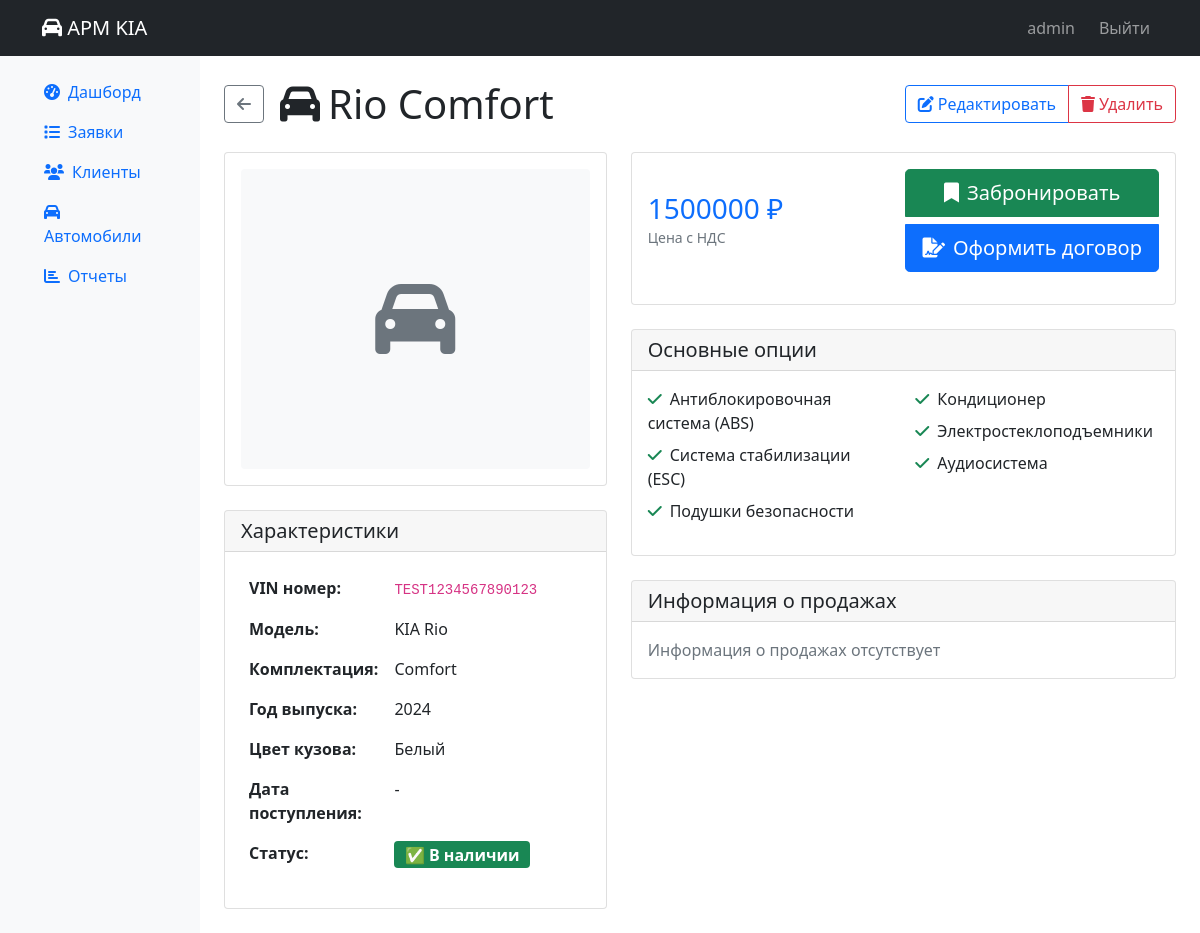
Screenshot of /sales/cars/1/ (signed in) with the database file from the repository.
### sales/models.py (models this page shows, shortened)
class Car(models.Model):
    STATUS_CHOICES = [
        ('in_stock', '✅ В наличии'),
        ('in_transit', '🚚 В пути'),
        ('reserved', '🔒 Забронирован'),
        ('sold', '💰 Продан'),
    ]
    vin = models.CharField(max_length=17, unique=True, verbose_name='VIN')
    model_name = models.CharField(max_length=100, verbose_name='Модель')
    trim_level = models.CharField(max_length=100, verbose_name='Комплектация')
    color_exterior = models.CharField(max_length=50, verbose_name='Цвет кузова')
    color_interior = models.CharField(max_length=50, blank=True, verbose_name='Цвет салона')
    year_manufacture = models.IntegerField(verbose_name='Год выпуска')
    price = models.DecimalField(max_digits=12, decimal_places=2, verbose_name='Цена')
    status = models.CharField(max_length=20, choices=STATUS_CHOICES, default='in_stock')
    warehouse_arrival_date = models.DateField(null=True, blank=True, verbose_name='Дата поступления')
    photo = models.ImageField(upload_to='cars/', blank=True, null=True, verbose_name='Фото')
    description = models.TextField(blank=True, verbose_name='Описание')
    class Meta:
        verbose_name = 'Автомобиль'
        verbose_name_plural = 'Автомобили'
        ordering = ['-warehouse_arrival_date']

### sales/views.py (the view)
# urls.py: path('cars/<int:pk>/', views.car_detail, name='car_detail'),
@login_required
def car_detail(request, pk):
    car = get_object_or_404(Car, pk=pk)
    sales_history = Contract.objects.filter(car=car).select_related('client', 'manager')
    context = {
        'car': car,
        'sales_history': sales_history,
        'clients': Client.objects.all(),
        'today': timezone.now().date().isoformat(),
        'max_date': (timezone.now().date() + timezone.timedelta(days=30)).isoformat(),
    }
    return render(request, 'sales/car_detail.html', context)

### templates/sales/car_detail.html (shortened to what this page needs)
{% extends 'base.html' %}
{% load static %}
{% block content %}
<div class="d-flex justify-content-between align-items-center mb-4">
    <div class="d-flex align-items-center">
        <a href="{% url 'sales:car_list' %}" class="btn btn-outline-secondary me-3">
            <i class="fas fa-arrow-left"></i>
        </a>
        <h1 class="mb-0"><i class="fas fa-car me-2"></i>{{ car.model_name }} {{ car.trim_level }}</h1>
    </div>
    {% if user.is_staff %}
    <div class="btn-group">
        <a href="{% url 'sales:car_edit' car.pk %}" class="btn btn-outline-primary">
            <i class="fas fa-edit me-1"></i>Редактировать
        </a>
        <button class="btn btn-outline-danger" id="deleteCarBtn">
            <i class="fas fa-trash me-1"></i>Удалить
        </button>
    </div>
    {% endif %}
</div>
<div class="row">
    <div class="col-md-5">
        <div class="card mb-4">
            <div class="card-body text-center">
                {% if car.photo %}
                <img src="{{ car.photo.url }}" class="img-fluid rounded" alt="{{ car.model_name }}">
                {% else %}
                <div class="bg-light rounded d-flex align-items-center justify-content-center" style="height: 300px;">
                    <i class="fas fa-car fa-5x text-muted"></i>
                </div>
                {% endif %}
            </div>
        </div>
        <div class="card">
            <div class="card-header">
                <h5 class="card-title mb-0">Характеристики</h5>
            </div>
            <div class="card-body">
                <table class="table table-borderless">
                    <tr>
                        <th width="40%">VIN номер:</th>
                        <td><code>{{ car.vin }}</code></td>
                    </tr>
                    <tr>
                        <th>Модель:</th>
                        <td>KIA {{ car.model_name }}</td>
                    </tr>
                    <tr>
                        <th>Комплектация:</th>
                        <td>{{ car.trim_level }}</td>
                    </tr>
                    <tr>
                        <th>Год выпуска:</th>
                        <td>{{ car.year_manufacture }}</td>
                    </tr>
                    <tr>
                        <th>Цвет кузова:</th>
                        <td><span class="color-preview" style="background-color: {{ car.color_exterior|lower }};"></span> {{ car.color_exterior }}</td>
                    </tr>
                    <tr>
                        <th>Дата поступления:</th>
                        <td>{{ car.warehouse_arrival_date|date:"d.m.Y"|default:"-" }}</td>
                    </tr>
                    <tr>
                        <th>Статус:</th>
                        <td>
                            <span class="badge
                                {% if car.status == 'in_stock' %}bg-success
                                {% elif car.status == 'in_transit' %}bg-warning
                                {% elif car.status == 'reserved' %}bg-info
                                {% else %}bg-secondary{% endif %} fs-6">
                                {{ car.get_status_display }}
                            </span>
                        </td>
                    </tr>
                </table>
            </div>
        </div>
    </div>
    <div class="col-md-7">
        <div class="card mb-4">
            <div class="card-body">
                <div class="d-flex justify-content-between align-items-center mb-3">
                    <div>
                        <h3 class="text-primary mb-0">{{ car.price|floatformat:0 }} ₽</h3>
                        <small class="text-muted">Цена с НДС</small>
                    </div>
                    <div class="btn-group-vertical">
                        {% if car.status == 'in_stock' %}
                        <button class="btn btn-success btn-lg mb-2" id="reserveCarBtn">
                            <i class="fas fa-bookmark me-2"></i>Забронировать
                        </button>
                        <a href="#" class="btn btn-primary btn-lg">
                            <i class="fas fa-file-signature me-2"></i>Оформить договор
                        </a>
                        {% elif car.status == 'reserved' %}
                        <div class="alert alert-info mb-0">
                            <i class="fas fa-info-circle me-2"></i>
                            Автомобиль забронирован до {{ car.reserved_until|date:"d.m.Y"|default:"не указано" }}
                        </div>
                        {% elif car.status == 'sold' %}
                        <div class="alert alert-secondary mb-0">
                            <i class="fas fa-check-circle me-2"></i>
                            Автомобиль продан
                        </div>
                        {% endif %}
                    </div>
                </div>
            </div>
        </div>
        <div class="card mb-4">
            <div class="card-header">
                <h5 class="card-title mb-0">Основные опции</h5>
            </div>
            <div class="card-body">
                <div class="row">
                    <div class="col-md-6">
                        <ul class="list-unstyled">
                            <li class="mb-2"><i class="fas fa-check text-success me-2"></i>Антиблокировочная система (ABS)</li>
                            <li class="mb-2"><i class="fas fa-check text-success me-2"></i>Система стабилизации (ESC)</li>
                            <li class="mb-2"><i class="fas fa-check text-success me-2"></i>Подушки безопасности</li>
                        </ul>
                    </div>
                    <div class="col-md-6">
                        <ul class="list-unstyled">
                            <li class="mb-2"><i class="fas fa-check text-success me-2"></i>Кондиционер</li>
                            <li class="mb-2"><i class="fas fa-check text-success me-2"></i>Электростеклоподъемники</li>
                            <li class="mb-2"><i class="fas fa-check text-success me-2"></i>Аудиосистема</li>
                        </ul>
                    </div>
                </div>
            </div>
        </div>
        <div class="card">
            <div class="card-header">
                <h5 class="card-title mb-0">Информация о продажах</h5>
            </div>
            <div class="card-body">
                {% if sales_history %}
                <div class="table-responsive">
                    <table class="table table-sm">
                        <thead>
                            <tr>
                                <th>Дата</th>
                                <th>Клиент</th>
                                <th>Менеджер</th>
                                <th>Цена</th>
                            </tr>
                        </thead>
                        <tbody>
                            {% for sale in sales_history %}
                            <tr>
                                <td>{{ sale.date|date:"d.m.Y" }}</td>
                                <td>{{ sale.client_name }}</td>
                                <td>{{ sale.manager_name }}</td>
                                <td>{{ sale.price|floatformat:0 }} ₽</td>
                            </tr>
                            {% endfor %}
                        </tbody>
                    </table>
                </div>
                {% else %}
                <p class="text-muted mb-0">Информация о продажах отсутствует</p>
                {% endif %}
            </div>
        </div>
    </div>
</div>
{% endblock %}

### templates/base.html (shortened to what this page needs)
<!DOCTYPE html>
<html lang="ru">
<head>
    <link href="https://cdn.jsdelivr.net/npm/bootstrap@5.1.3/dist/css/bootstrap.min.css" rel="stylesheet">
    <link href="https://cdnjs.cloudflare.com/ajax/libs/font-awesome/6.0.0/css/all.min.css" rel="stylesheet">
</head>
<body>
    <nav class="navbar navbar-expand-lg navbar-dark bg-dark">
        <div class="container">
            <a class="navbar-brand" href="{% url 'sales:dashboard' %}">
                <i class="fas fa-car"></i> АРМ KIA
            </a>
            <div class="navbar-nav ms-auto">
                <span class="navbar-text me-3">{{ user.username }}</span>
                <a class="nav-link" href="{% url 'logout' %}">Выйти</a>
            </div>
        </div>
    </nav>
    <div class="container-fluid">
        <div class="row">
            <nav class="col-md-2 bg-light sidebar">
                <div class="p-3">
                    <ul class="nav nav-pills flex-column">
                        <li class="nav-item">
                            <a class="nav-link" href="{% url 'sales:dashboard' %}">
                                <i class="fas fa-tachometer-alt me-2"></i>Дашборд
                            </a>
                        </li>
                        <li class="nav-item">
                            <a class="nav-link" href="{% url 'sales:lead_list' %}">
                                <i class="fas fa-list me-2"></i>Заявки
                            </a>
                        </li>
                        <li class="nav-item">
                            <a class="nav-link" href="{% url 'sales:client_list' %}">
                                <i class="fas fa-users me-2"></i>Клиенты
                            </a>
                        </li>
                        <li class="nav-item">
                            <a class="nav-link" href="{% url 'sales:car_list' %}">
                                <i class="fas fa-car me-2"></i>Автомобили
                            </a>
                        </li>
                        <li class="nav-item">
                            <a class="nav-link" href="{% url 'sales:reports' %}">
                                <i class="fas fa-chart-bar me-2"></i>Отчеты
                            </a>
                        </li>
                    </ul>
                </div>
            </nav>
            <main class="col-md-10 p-4">
                {% block content %}{% endblock %}
            </main>
        </div>
    </div>
</body>
</html>

### rows the page displays
Car: model_name "Rio", trim_level "Comfort", vin "TEST1234567890123", year_manufacture "2024", color_exterior "Белый", warehouse_arrival_date "-", status "✅ В наличии", price "1500000"

### other values shown
{{ user.username }} "admin"
